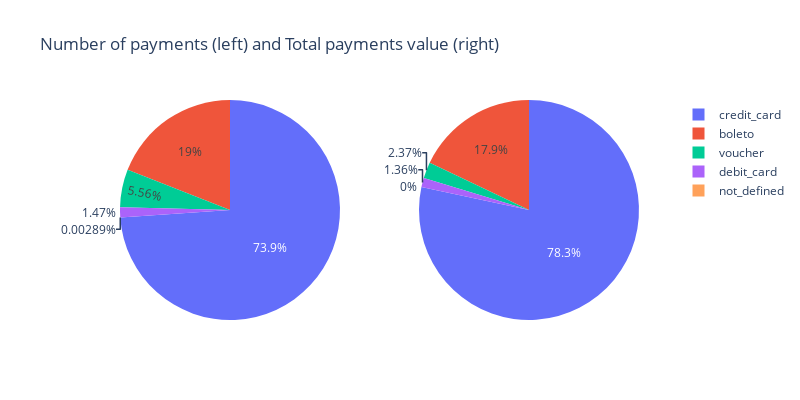

The cell this chart's notebook holds for it:
### Markdown cell above
<h3>Payment method</h3>

There are four payment methods: credit card, debit card, boleto and voucher. Boleto is a brazillian payment method which is similar to a payment/bank slip.

### Code cell
method_count = payments['payment_type'].value_counts().to_frame().reset_index()
method_value = payments.groupby('payment_type')['payment_value'].sum().to_frame().reset_index()
# Plotly piechart
colors = None
trace1 = go.Pie(labels=method_count['index'], values=method_count['payment_type'],
                domain= {'x': [0, .48]}, marker=dict(colors=colors))
trace2 = go.Pie(labels=method_value['payment_type'], values=method_value['payment_value'],
                domain= {'x': [0.52, 1]}, marker=dict(colors=colors))
layout = dict(title= "Number of payments (left) and Total payments value (right)", 
              height=400, width=800,)
fig = dict(data=[trace1, trace2], layout=layout)
iplot(fig)

### Figure 1 — Plotly figure (JSON) as saved in the notebook; plotly's stock layout.template omitted (floating-point values rounded to 4 significant figures)
{"data": [{"domain": {"x": [0, 0.48]}, "labels": ["credit_card", "boleto", "voucher", "debit_card", "not_defined"], "type": "pie", "values": [76795, 19784, 5775, 1529, 3]}, {"domain": {"x": [0.52, 1]}, "labels": ["boleto", "credit_card", "debit_card", "not_defined", "voucher"], "type": "pie", "values": [2869000.0, 12540000.0, 218000.0, 0, 379400.0]}], "layout": {"height": 400, "title": {"text": "Number of payments (left) and Total payments value (right)"}, "width": 800}}
